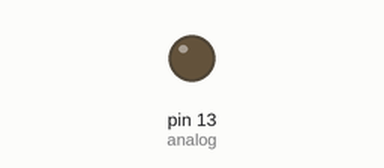
Bench run of a sketch on a simulated Arduino Uno, built with avr-gcc and run on an emulated ATmega328P. On the bench: output pins drawn as LEDs (lit = HIGH).

Above: at 1.0 s.
At 3.0 s:
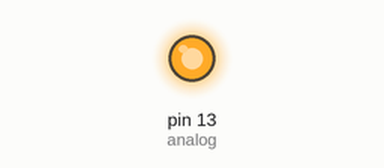
Timing chart, 0 to 5.2 s (numbered marks = the images above):
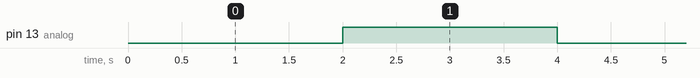

Measured:
- by itself, pin 13 (analog): alternates HIGH for 2.0 s and LOW for 2.0 s

The sketch:

analog_write.ino
```cpp
int analog = 13;
int bright0 = 0;
int bright1 = 85;
int bright2 = 170;
int bright3 = 255;
void setup() {
  // put your setup code here, to run once:
  pinMode(13, OUTPUT);
}

void loop() {
  // put your main code here, to run repeatedly:
  int bright_list[4] = {bright0, bright1, bright2, bright3};

  for (int i = 0; i < 4; i++){
    analogWrite(analog, bright_list[i]);
    delay(1000);
  }
}
```
